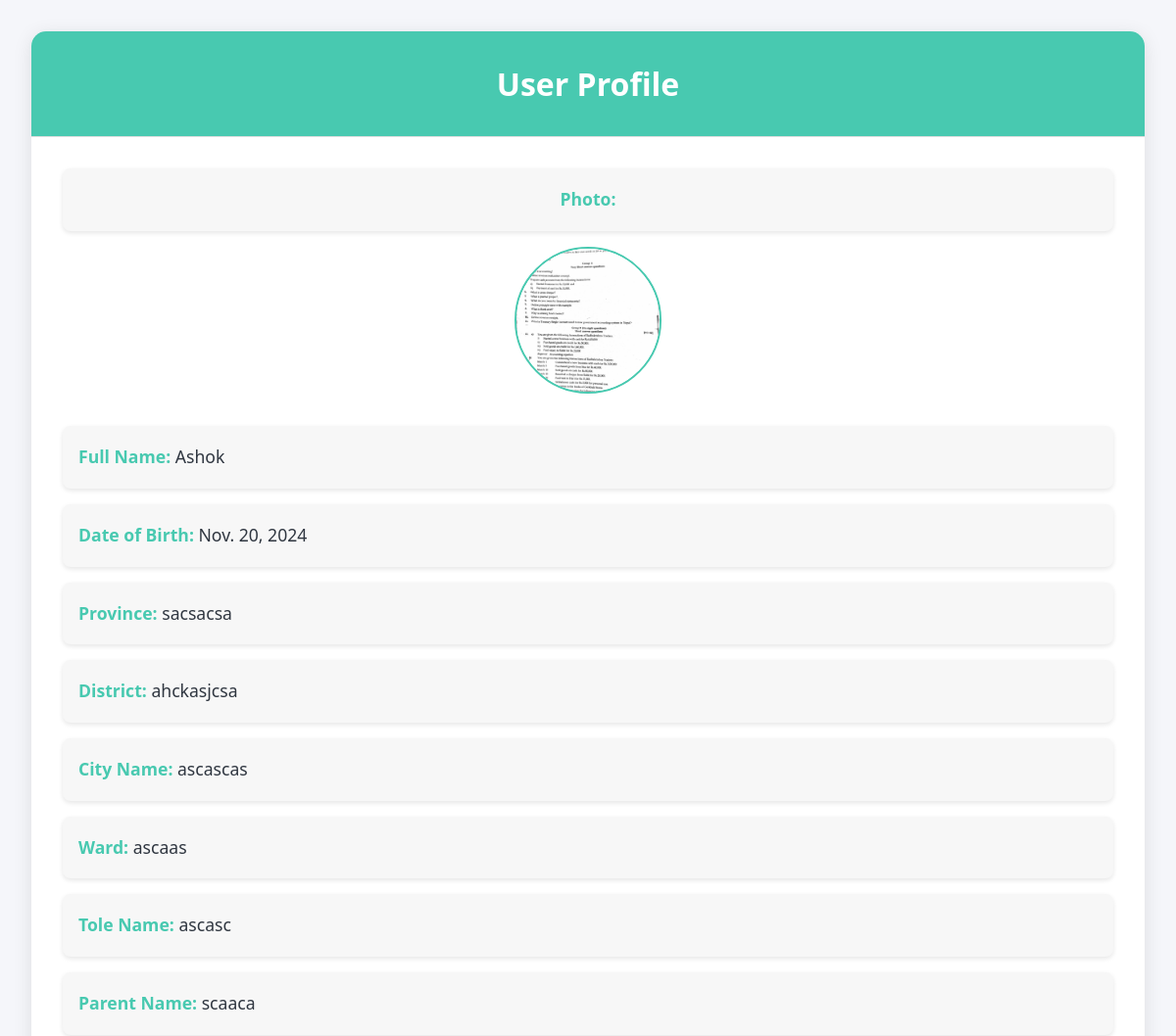
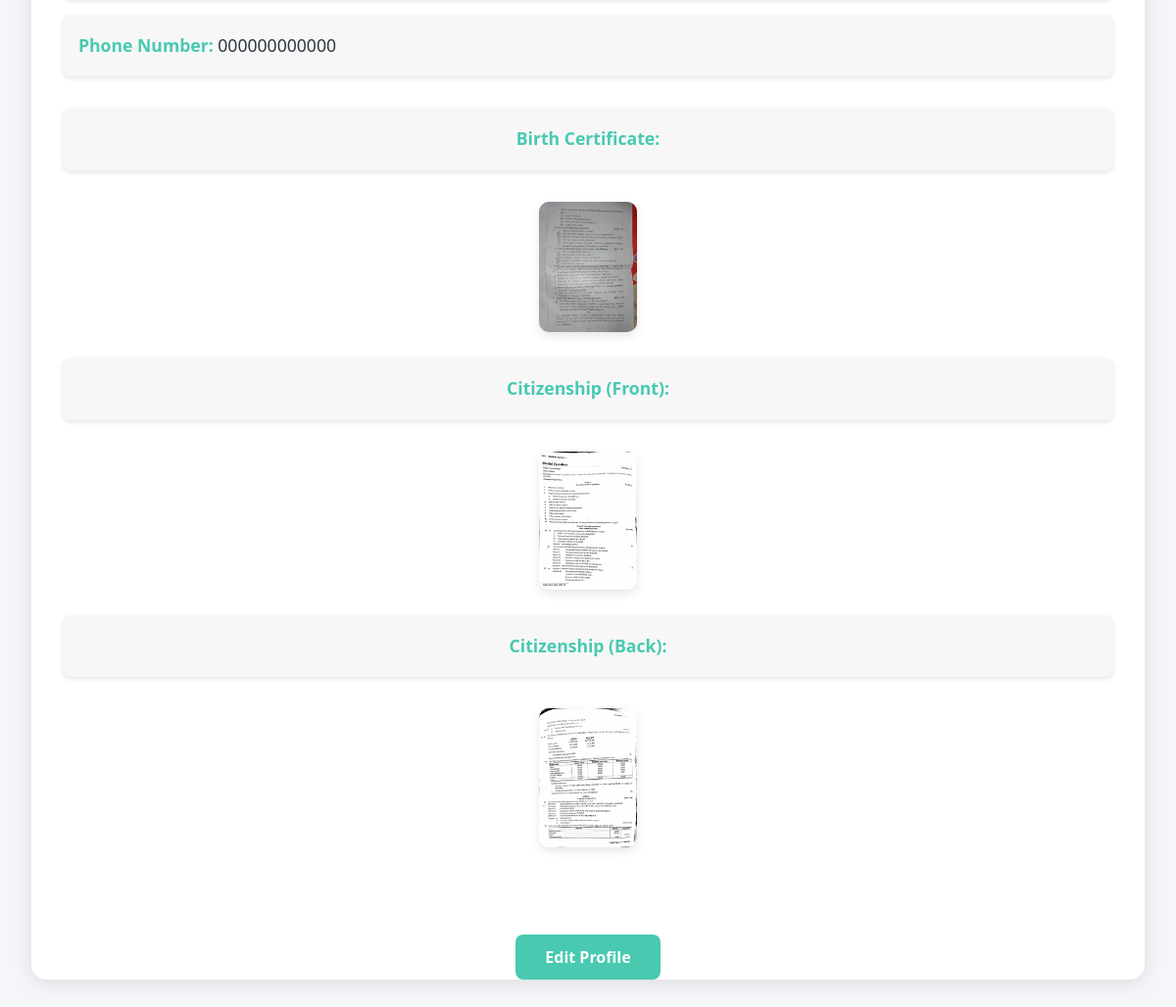
The page /user/profile/ (signed in) on the database its author committed (2 pictures, top to bottom).
### complaints/models.py (models this page shows, shortened)
class UserVerification(models.Model):
    user = models.OneToOneField(User, on_delete=models.CASCADE)
    full_name = models.CharField(max_length=100)
    date_of_birth = models.DateField()
    district = models.CharField(max_length=100)
    province = models.CharField(max_length=100)
    city_name = models.CharField(max_length=100)
    ward = models.CharField(max_length=10)
    tole_name = models.CharField(max_length=100)
    front_citizenship = models.ImageField(upload_to='citizenship/', null=True, blank=True)
    back_citizenship = models.ImageField(upload_to='citizenship/', null=True, blank=True)
    birth_certificate = models.ImageField(upload_to='birth_certificates/', null=True, blank=True)
    parent_name = models.CharField(max_length=100)
    phone_number = models.CharField(max_length=15)
    is_verified = models.BooleanField(default=False)  # Set to False initially
    status = models.CharField(max_length=20, choices=[('pending', 'Pending'), ('approved', 'Approved'), ('rejected', 'Rejected')], default='pending')
    user_photo = models.ImageField(upload_to='user_photos/', null=True, blank=True)  # Added user photo field

### complaints/views.py (the view)
# urls.py: path('user/profile/', views.user_profile_view, name='user_profile'),
@login_required
def user_profile_view(request):
    user = request.user
    try:
        user_verification = user.userverification
    except UserVerification.DoesNotExist:
        user_verification = None  # If the user doesn't have a verification entry yet
    return render(request, 'user_profile.html', {
        'user': user,
        'user_verification': user_verification,
    })

### complaints/templates/user_profile.html (shortened to what this page needs)
<!DOCTYPE html>
{% load static %}
<html lang="en">
<head>
    <link rel="stylesheet" href="{% static 'user_profile.css' %}">
</head>
<body>
    <div class="container">
        <div class="profile-card">
            <div class="profile-header">
                <h2>User Profile</h2>
            </div>
            <div class="profile-details">
                <div class="photo-section">
                    {% if user_verification.user_photo %}
                        <p><strong>Photo:</strong></p>
                        <img src="{{ user_verification.user_photo.url }}" alt="User Photo" class="user-photo">
                    {% else %}
                        <p><strong>Photo:</strong> No photo uploaded.</p>
                    {% endif %}
                </div>
                <p><strong>Full Name:</strong> {{ user_verification.full_name }}</p>
                <p><strong>Date of Birth:</strong> {{ user_verification.date_of_birth }}</p>
                <p><strong>Province:</strong> {{ user_verification.province }}</p>
                <p><strong>District:</strong> {{ user_verification.district }}</p>
                <p><strong>City Name:</strong> {{ user_verification.city_name }}</p>
                <p><strong>Ward:</strong> {{ user_verification.ward }}</p>
                <p><strong>Tole Name:</strong> {{ user_verification.tole_name }}</p>
                <p><strong>Parent Name:</strong> {{ user_verification.parent_name }}</p>
                <p><strong>Phone Number:</strong> {{ user_verification.phone_number }}</p>
                <div class="document-section">
                    <p><strong>Birth Certificate:</strong></p>
                    <img src="{{ user_verification.birth_certificate.url }}" alt="Birth Certificate" class="document-img">
                    <p><strong>Citizenship (Front):</strong></p>
                    <img src="{{ user_verification.front_citizenship.url }}" alt="Citizenship Front" class="document-img">
                    <p><strong>Citizenship (Back):</strong></p>
                    <img src="{{ user_verification.back_citizenship.url }}" alt="Citizenship Back" class="document-img">
                </div>
            </div>
            <div class="edit-profile-button">
                <a href="{% url 'edit_user_profile' %}" class="btn btn-primary">Edit Profile</a>
            </div>
        </div>
    </div>
</body>
</html>

### complaints/static/user_profile.css (style rules this page uses)
* { margin: 0; padding: 0; box-sizing: border-box; }
body { font-family: 'Segoe UI', Tahoma, Geneva, Verdana, sans-serif; background-color: #f5f6fa; color: #2f3640; display: flex; justify-content: center; align-items: center; min-height: 100vh; }
.container { width: 100%; max-width: 1200px; padding: 2rem; }
.profile-card { background-color: #fff; border-radius: 15px; box-shadow: 0 4px 20px rgba(0, 0, 0, 0.1); overflow: hidden; transition: transform 0.3s ease, box-shadow 0.3s ease; }
.profile-header { background-color: #48C9B0; padding: 2rem; color: #fff; text-align: center; border-bottom: 1px solid #ddd; }
.profile-header h2 { font-size: 2rem; font-weight: 600; }
.profile-details { padding: 2rem; font-size: 1.1rem; line-height: 1.8; }
.profile-details p { margin-bottom: 1rem; }
.photo-section { text-align: center; margin-bottom: 1.5rem; }
.user-photo { width: 150px; height: 150px; border-radius: 50%; object-fit: cover; border: 2px solid #48C9B0; }
.document-section { margin-top: 2rem; text-align: center; }
.document-img { width: 100px; margin: 1rem; border-radius: 10px; box-shadow: 0 4px 10px rgba(0, 0, 0, 0.1); }
.profile-details strong { color: #48C9B0; }
.profile-details p { background-color: #f7f7f7; padding: 1rem; border-radius: 8px; margin-bottom: 1rem; box-shadow: 0 2px 5px rgba(0, 0, 0, 0.1); }
.edit-profile-button { text-align: center; margin-top: 2rem; }
.btn { display: inline-block; padding: 12px 30px; font-size: 1rem; font-weight: bold; text-align: center; text-decoration: none; border-radius: 8px; transition: background-color 0.3s ease, transform 0.2s ease; }
.btn-primary { background-color: #48C9B0; color: #fff; border: none; }

### rows shown on the page
UserVerification: user_photo (picture), full_name "Ashok", date_of_birth "Nov. 20, 2024", province "sacsacsa", district "ahckasjcsa", city_name "ascascas", ward "ascaas", tole_name "ascasc", parent_name "scaaca", phone_number "000000000000", birth_certificate (picture), front_citizenship (picture), back_citizenship (picture)
